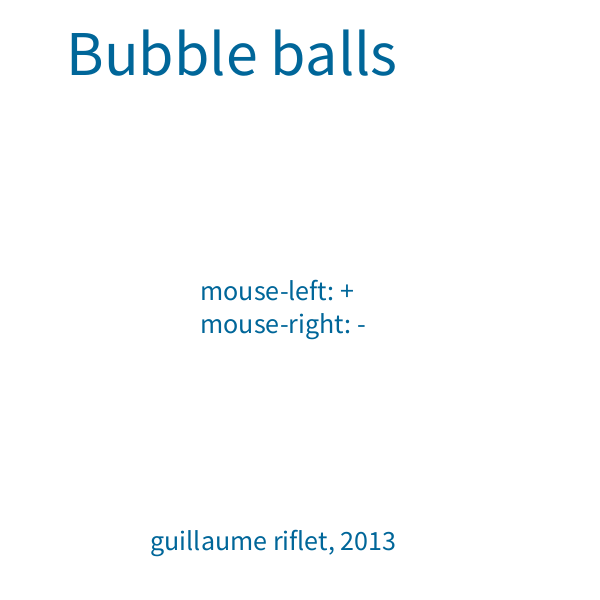
Frame 1 (no input)
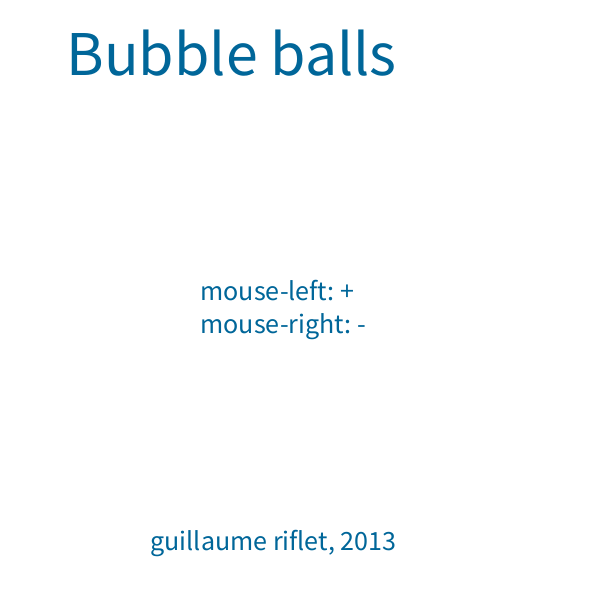
Frame 60 (the mouse pressed at the canvas centre just before this capture)
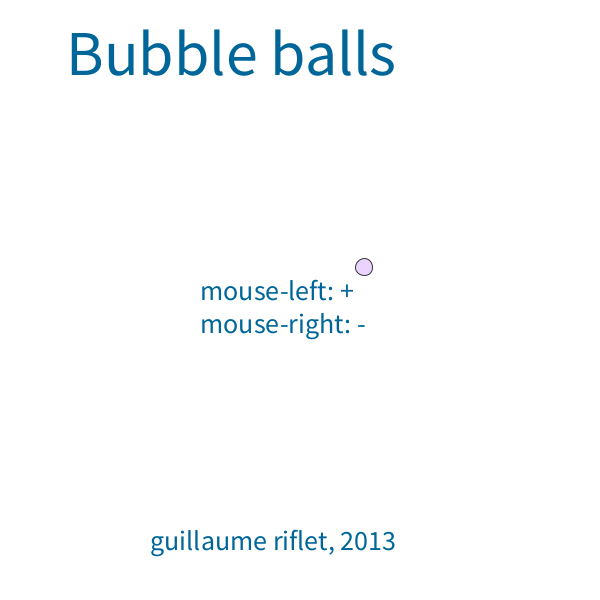
Frame 120 (the mouse held since frame 60 and released just before this capture)

The Processing sketch that drew these frames (run headless with seeded random() and noise(); from frame 60 on, the mouse is pressed at the canvas centre):

// Processing sketch: processing_92223
// ── processing_92223.pde

ArrayList balls;

void setup() {
  size(600, 600);
  balls = new ArrayList();
}

//Move balls around
void draw() {
  int i;
  int n = balls.size();
  Ball ball;
  background(255);
  makeTitle("Bubble balls", "mouse-left: +\nmouse-right: -", "guillaume riflet, 2013");
  //interact
  //move
  for (i=0; i < n; i++) {
    ball = (Ball) balls.get(i);
    ball.move();
  }
  //draw
  for (i=0; i < n; i++) {
    ball = (Ball) balls.get(i);
    ball.display();
  }
}

//On mouse press add ball if empty. Otherwise remove ball(s).
void mousePressed() {
  float[] mousePos = {mouseX, mouseY};
  if ( mouseButton == RIGHT ){
    for (int i=0; i < balls.size(); i++) {
      Ball ball = (Ball)balls.get(i);
      if (ball.isHere(mousePos)) {
        balls.remove(i);
      }
    }
  } else {
    balls.add(genBall(mousePos));
  }
}

//Domain data
void makeTitle(String title, String instructions, String credits) {
  textSize(64);
  fill(0, 102, 153);
  text(title, width/9, height/8);
  //Instructions
  textSize(28);
  text(instructions, width/3, height/2);
  //Credits
  text(credits, width/4, height*11/12);
}

//Ball factory function
Ball genBall(float[] pos) {
  int r = int(random(255));
  
  int g = int(random(255));
  int b = int(random(255));
  float radius = random(10., 40.);
  float[] vel = { random(-1.5, 1.5), random(-1.5, 1.5)};
  return new Ball(color(r, g, b, 60), radius, pos, vel);
}

//two-ball interaction functions
boolean twoBallsCollide(Ball one, Ball two){
  boolean collision = false;
  return collision;
}
void twoBallExchange(Ball one, Ball two){
}
void twoBallVisualBlast(Ball one, Ball two){
}
class Ball {
  //This class manages the ball kinematics and some of its dynamics.
  
  //properties
  private color paint;
  private float mass;
  private float radius;
  private float[] pos = new float[2];
  private float[] vel = new float[2];
  private float[] domain = new float[2];
  
  //constructor
  Ball(color inC, float inR, float[] inP, float[] inV){
    paint = inC;
    radius = inR;
    mass = pow(radius,3); //mass proportional to the volume of the ball.
    pos[0] = inP[0]; pos[1] = inP[1];
    vel[0] = inV[0]; vel[1] = inV[1];
    domain[0] = float(width); domain[1] = float(height);
  }

  //Sets and Gets
  color getPaint(){ return paint; }
  void setPaint(color c) { this.paint = c; }
  float getMass(){ return mass; }
  void setMass(float m) { this.mass = m; }
  float getRadius() { return radius; }
  void setRadius(float r) { this.radius = r; }
  float[] getPos() { return pos; }
  void setPos(float[] p) { this.pos[0] = p[0]; this.pos[1] = p[1]; }  
  float[] getVel() { return vel; }
  void setVel(float[] v) { this.vel[0] = v[0]; this.vel[1] = v[1]; }
  
  //methods
  void display(){
    stroke(50);
    fill(paint);
    ellipse(pos[0],pos[1],radius,radius);
  }
  //move the ball around
  void move(){
    float dt = 1.;
    pos[0] = (pos[0] + vel[0]*dt + domain[0])%domain[0];
    pos[1] = (pos[1] + vel[1]*dt + domain[1])%domain[1];    
  }
  void accel(float[] dvel){
    vel[0] = vel[0] + dvel[0];
    vel[1] = vel[1] + dvel[1];    
  }
  //Is the ball located at these coordinates? 
  boolean isHere(float[] p) {
    boolean isHere = false;
    if (distance(p, pos) <= radius){
      isHere = true;
    }
    return isHere;
  }
  //Calculate the minimum distance 
  //between two points in a cyclic domain.
  float distance(float[] p1, float[] p2){
    float[] d2 = new float[2];
    d2[0] = min(  
              pow(p1[0] - p2[0], 2), 
              pow((p1[0]+domain[0]/2)%domain[0] - (p2[0]+domain[0]/2)%domain[0], 2) 
            );
    d2[1] = min(  
              pow(p1[1] - p2[1], 2), 
              pow((p1[1]+domain[1]/2)%domain[1] - (p2[1]+domain[1]/2)%domain[1], 2) 
            );
    return sqrt(d2[0] + d2[1]);
  }
}
